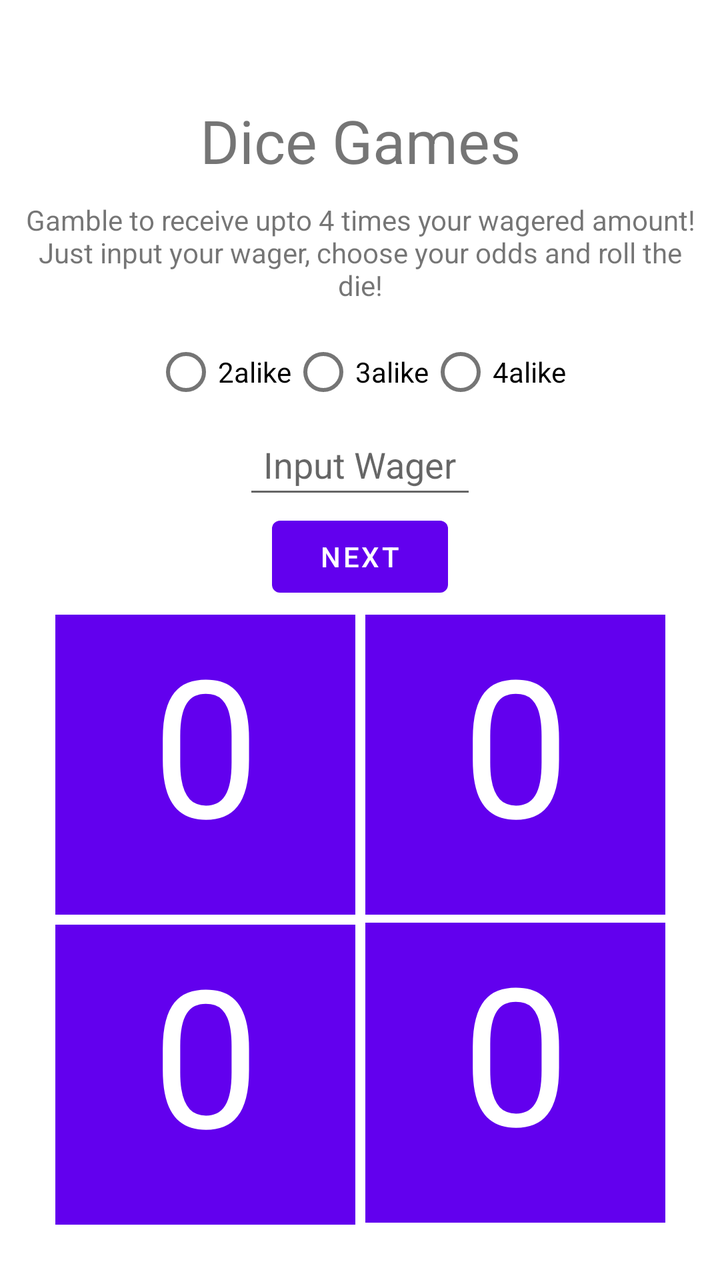
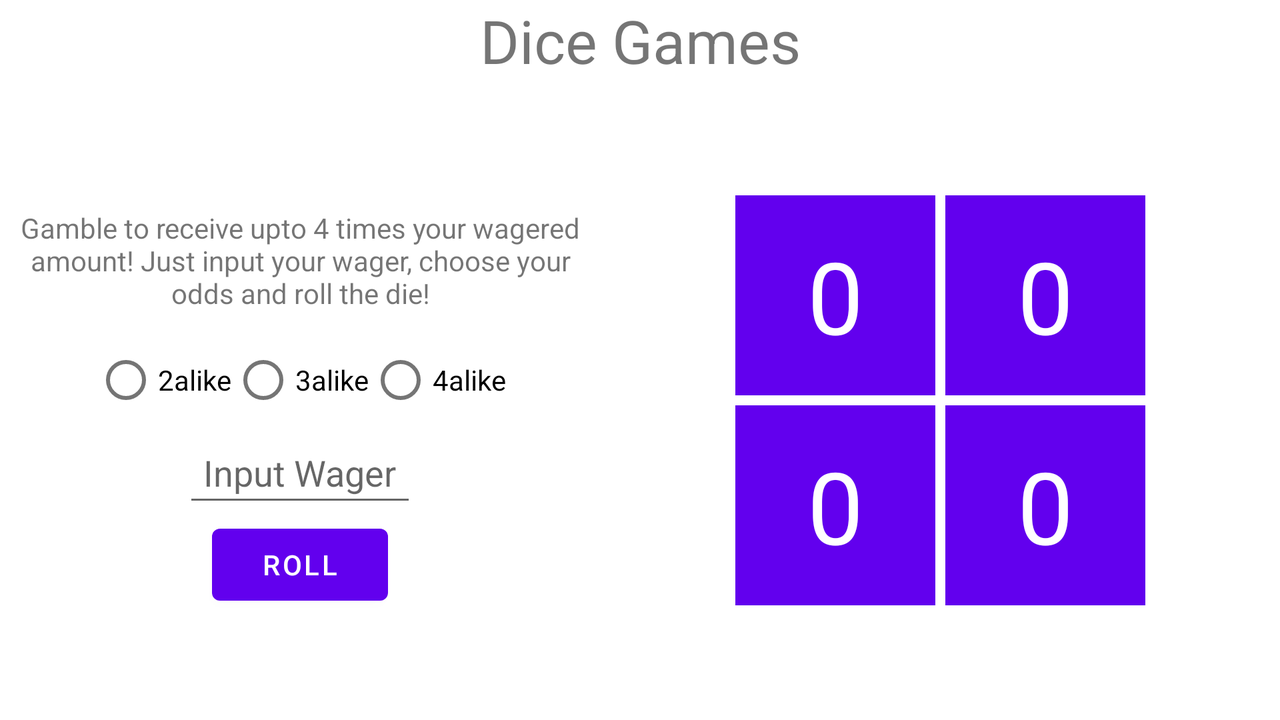

Two renders of one Android screen. The first uses the default layout on a phone; the second uses the alternative layout the repository ships for a different screen configuration, on a matching device. The two XML files are below.
<!-- AndroidManifest.xml: application theme Theme.PoPL -->
<!-- res/layout/dice.xml -->
<?xml version="1.0" encoding="utf-8"?>

<androidx.constraintlayout.widget.ConstraintLayout xmlns:android="http://schemas.android.com/apk/res/android"
    xmlns:app="http://schemas.android.com/apk/res-auto"
    xmlns:tools="http://schemas.android.com/tools"
    android:layout_width="match_parent"
    android:layout_height="match_parent">

    <TextView
        android:id="@+id/txt_title"
        android:layout_width="wrap_content"
        android:layout_height="wrap_content"
        android:layout_marginTop="50dp"
        android:text="@string/dice_title"
        android:textSize="30sp"
        app:layout_constraintBottom_toTopOf="@+id/txt_info"
        app:layout_constraintEnd_toEndOf="parent"
        app:layout_constraintStart_toStartOf="parent"
        app:layout_constraintTop_toTopOf="parent" />

    <TextView
        android:id="@+id/txt_info"
        android:layout_width="match_parent"
        android:layout_height="wrap_content"
        android:padding="10dp"
        android:text="@string/dice_info"
        android:textAlignment="center"
        app:layout_constraintBottom_toTopOf="@+id/radioGroup"
        app:layout_constraintEnd_toEndOf="parent"
        app:layout_constraintStart_toStartOf="parent"
        app:layout_constraintTop_toBottomOf="@+id/txt_title" />

    <RadioGroup
        android:id="@+id/radioGroup"
        android:layout_width="wrap_content"
        android:layout_height="wrap_content"
        android:orientation="horizontal"
        app:layout_constraintBottom_toTopOf="@+id/edit_txt_1"
        app:layout_constraintEnd_toEndOf="parent"
        app:layout_constraintStart_toStartOf="parent"
        app:layout_constraintTop_toBottomOf="@+id/txt_info">

        <RadioButton
            android:id="@+id/txt_two_alike"
            android:layout_width="wrap_content"
            android:layout_height="wrap_content"
            android:text="@string/dice_twoAlike" />

        <RadioButton
            android:id="@+id/txt_three_alike"
            android:layout_width="wrap_content"
            android:layout_height="wrap_content"
            android:text="@string/dice_threeAlike" />

        <RadioButton
            android:id="@+id/txt_four_alike"
            android:layout_width="wrap_content"
            android:layout_height="wrap_content"
            android:text="@string/dice_four_alike" />
    </RadioGroup>

    <EditText
        android:id="@+id/edit_txt_1"
        android:layout_width="wrap_content"
        android:layout_height="wrap_content"
        android:hint="@string/dice_edit"
        android:inputType="text"
        android:padding="10dp"
        app:layout_constraintBottom_toTopOf="@+id/btn"
        app:layout_constraintEnd_toEndOf="parent"
        app:layout_constraintStart_toStartOf="parent"
        app:layout_constraintTop_toBottomOf="@+id/radioGroup" />

    <Button
        android:id="@+id/btn"
        android:layout_width="wrap_content"
        android:layout_height="wrap_content"
        android:text="Next"
        app:layout_constraintBottom_toTopOf="@+id/txt_info"
        app:layout_constraintEnd_toEndOf="parent"
        app:layout_constraintStart_toStartOf="parent"
        app:layout_constraintTop_toBottomOf="@+id/edit_txt_1" />

    <TextView
        android:id="@+id/txt_die_1"
        android:layout_width="wrap_content"
        android:layout_height="wrap_content"
        android:layout_marginTop="5dp"
        android:layout_marginRight="5dp"
        android:background="@color/purple_500"
        android:minWidth="150sp"
        android:minHeight="150sp"
        android:text="@string/zero"
        android:textAlignment="center"
        android:textColor="@color/white"
        android:textSize="96sp"
        app:layout_constraintEnd_toStartOf="@+id/txt_die_2"
        app:layout_constraintHorizontal_bias="0.5"
        app:layout_constraintHorizontal_chainStyle="packed"
        app:layout_constraintStart_toStartOf="parent"
        app:layout_constraintTop_toBottomOf="@+id/btn" />

    <TextView
        android:id="@+id/txt_die_2"
        android:layout_width="wrap_content"
        android:layout_height="wrap_content"
        android:layout_marginTop="5dp"
        android:background="@color/purple_500"
        android:minWidth="150sp"
        android:minHeight="150sp"
        android:text="@string/zero"
        android:textAlignment="center"
        android:textColor="@color/white"
        android:textSize="96sp"
        app:layout_constraintEnd_toEndOf="parent"
        app:layout_constraintHorizontal_bias="0.5"
        app:layout_constraintStart_toEndOf="@+id/txt_die_1"
        app:layout_constraintTop_toBottomOf="@+id/btn" />

    <TextView
        android:id="@+id/txt_die_3"
        android:layout_width="wrap_content"
        android:layout_height="wrap_content"
        android:layout_marginTop="5dp"
        android:layout_marginRight="5dp"
        android:background="@color/purple_500"
        android:minWidth="150sp"
        android:minHeight="150sp"
        android:text="@string/zero"
        android:textAlignment="center"
        android:textColor="@color/white"
        android:textSize="96sp"
        app:layout_constraintEnd_toStartOf="@+id/txt_die_4"
        app:layout_constraintHorizontal_bias="0.5"
        app:layout_constraintHorizontal_chainStyle="packed"
        app:layout_constraintStart_toStartOf="parent"
        app:layout_constraintTop_toBottomOf="@+id/txt_die_1" />

    <TextView
        android:id="@+id/txt_die_4"
        android:layout_width="wrap_content"
        android:layout_height="wrap_content"
        android:layout_marginTop="4dp"
        android:background="@color/purple_500"
        android:minWidth="150sp"
        android:minHeight="150sp"
        android:text="@string/zero"
        android:textAlignment="center"
        android:textColor="@color/white"
        android:textSize="96sp"
        app:layout_constraintEnd_toEndOf="parent"
        app:layout_constraintHorizontal_bias="0.5"
        app:layout_constraintStart_toEndOf="@+id/txt_die_3"
        app:layout_constraintTop_toBottomOf="@+id/txt_die_2" />


</androidx.constraintlayout.widget.ConstraintLayout>
<!-- resources referenced by this layout -->
<resources>
  <string name="dice_edit">Input Wager</string>
  <string name="dice_four_alike">4alike</string>
  <string name="dice_info">Gamble to receive upto 4 times your wagered amount! Just input your wager, choose your odds and roll the die!</string>
  <string name="dice_threeAlike">3alike</string>
  <string name="dice_title">Dice Games</string>
  <string name="dice_twoAlike">2alike</string>
  <string name="zero">0</string>
  <style name="Theme.PoPL" parent="Theme.MaterialComponents.DayNight.DarkActionBar">
          
          <item name="colorPrimary">@color/purple_500</item>
          <item name="colorPrimaryVariant">@color/purple_700</item>
          <item name="colorOnPrimary">@color/white</item>
          
          <item name="colorSecondary">@color/teal_200</item>
          <item name="colorSecondaryVariant">@color/teal_700</item>
          <item name="colorOnSecondary">@color/black</item>
          
          <item name="android:statusBarColor">?attr/colorPrimaryVariant</item>
          
      </style>
</resources>
<!-- res/layout-land/dice.xml (the repository's variant of the layout above) -->
<!-- drawn on the phone turned sideways -->
<?xml version="1.0" encoding="utf-8"?>

<androidx.constraintlayout.widget.ConstraintLayout xmlns:android="http://schemas.android.com/apk/res/android"
    xmlns:app="http://schemas.android.com/apk/res-auto"
    android:layout_width="match_parent"
    android:layout_height="match_parent">

    <TextView
        android:id="@+id/txt_title"
        android:layout_width="wrap_content"
        android:layout_height="wrap_content"
        android:text="@string/dice_title"
        android:textSize="30sp"
        app:layout_constraintEnd_toEndOf="parent"
        app:layout_constraintStart_toStartOf="parent"
        app:layout_constraintTop_toTopOf="parent" />

    <TextView
        android:id="@+id/txt_info"
        android:layout_width="wrap_content"
        android:layout_height="wrap_content"
        android:maxWidth="300dp"
        android:padding="10dp"
        android:text="@string/dice_info"
        android:textAlignment="center"
        app:layout_constraintBottom_toTopOf="@+id/radioGroup"
        app:layout_constraintStart_toStartOf="parent"
        app:layout_constraintTop_toBottomOf="@+id/txt_title"
        app:layout_constraintVertical_chainStyle="packed" />

    <RadioGroup
        android:id="@+id/radioGroup"
        android:layout_width="wrap_content"
        android:layout_height="wrap_content"
        android:orientation="horizontal"
        app:layout_constraintBottom_toTopOf="@+id/edit_txt_1"
        app:layout_constraintEnd_toEndOf="@+id/txt_info"
        app:layout_constraintStart_toStartOf="parent"
        app:layout_constraintTop_toBottomOf="@+id/txt_info">

        <RadioButton
            android:id="@+id/txt_two_alike"
            android:layout_width="wrap_content"
            android:layout_height="wrap_content"
            android:text="@string/dice_twoAlike" />

        <RadioButton
            android:id="@+id/txt_three_alike"
            android:layout_width="wrap_content"
            android:layout_height="wrap_content"
            android:text="@string/dice_threeAlike" />

        <RadioButton
            android:id="@+id/txt_four_alike"
            android:layout_width="wrap_content"
            android:layout_height="wrap_content"
            android:text="@string/dice_four_alike" />
    </RadioGroup>

    <EditText
        android:id="@+id/edit_txt_1"
        android:layout_width="wrap_content"
        android:layout_height="wrap_content"
        android:hint="@string/dice_edit"
        android:inputType="text"
        android:padding="10dp"
        app:layout_constraintBottom_toTopOf="@+id/btn"
        app:layout_constraintEnd_toEndOf="@+id/txt_info"
        app:layout_constraintStart_toStartOf="parent"
        app:layout_constraintTop_toBottomOf="@+id/radioGroup" />

    <Button
        android:id="@+id/btn"
        android:layout_width="wrap_content"
        android:layout_height="wrap_content"
        android:text="ROLL"
        app:layout_constraintBottom_toBottomOf="parent"
        app:layout_constraintEnd_toEndOf="@+id/txt_info"
        app:layout_constraintStart_toStartOf="parent"
        app:layout_constraintTop_toBottomOf="@+id/edit_txt_1" />

    <TextView
        android:id="@+id/txt_die_1"
        android:layout_width="wrap_content"
        android:layout_height="wrap_content"
        android:layout_marginRight="5dp"
        android:layout_marginBottom="5dp"
        android:background="@color/purple_500"
        android:gravity="center"
        android:minWidth="100sp"
        android:minHeight="100sp"
        android:text="@string/zero"
        android:textAlignment="center"
        android:textColor="@color/white"
        android:textSize="50sp"
        app:layout_constraintBottom_toTopOf="@+id/txt_die_3"
        app:layout_constraintEnd_toStartOf="@+id/txt_die_2"
        app:layout_constraintHorizontal_bias="0.5"
        app:layout_constraintHorizontal_chainStyle="packed"
        app:layout_constraintStart_toEndOf="@+id/txt_info"
        app:layout_constraintTop_toBottomOf="@+id/txt_title"
        app:layout_constraintVertical_chainStyle="packed" />

    <TextView
        android:id="@+id/txt_die_2"
        android:layout_width="wrap_content"
        android:layout_height="wrap_content"
        android:background="@color/purple_500"
        android:gravity="center"
        android:minWidth="100sp"
        android:minHeight="100sp"
        android:layout_marginBottom="5dp"
        android:text="@string/zero"
        android:textAlignment="center"
        android:textColor="@color/white"
        android:textSize="50sp"
        app:layout_constraintBottom_toTopOf="@+id/txt_die_4"
        app:layout_constraintEnd_toEndOf="parent"
        app:layout_constraintHorizontal_bias="0.5"
        app:layout_constraintStart_toEndOf="@+id/txt_die_1"
        app:layout_constraintTop_toBottomOf="@+id/txt_title"
        app:layout_constraintVertical_chainStyle="packed" />

    <TextView
        android:id="@+id/txt_die_3"
        android:layout_width="wrap_content"
        android:layout_height="wrap_content"
        android:layout_marginRight="5dp"
        android:background="@color/purple_500"
        android:gravity="center"
        android:minWidth="100sp"
        android:minHeight="100sp"
        android:text="@string/zero"
        android:textAlignment="center"
        android:textColor="@color/white"
        android:textSize="50sp"
        app:layout_constraintBottom_toBottomOf="parent"
        app:layout_constraintEnd_toStartOf="@+id/txt_die_4"
        app:layout_constraintHorizontal_bias="0.5"
        app:layout_constraintHorizontal_chainStyle="packed"
        app:layout_constraintStart_toEndOf="@+id/txt_info"
        app:layout_constraintTop_toBottomOf="@+id/txt_die_1" />

    <TextView
        android:id="@+id/txt_die_4"
        android:layout_width="wrap_content"
        android:layout_height="wrap_content"
        android:background="@color/purple_500"
        android:gravity="center"
        android:minWidth="100sp"
        android:minHeight="100sp"
        android:text="@string/zero"
        android:textAlignment="center"
        android:textColor="@color/white"
        android:textSize="50sp"
        app:layout_constraintBottom_toBottomOf="parent"
        app:layout_constraintEnd_toEndOf="parent"
        app:layout_constraintHorizontal_bias="0.5"
        app:layout_constraintStart_toEndOf="@+id/txt_die_3"
        app:layout_constraintTop_toBottomOf="@+id/txt_die_2" />


</androidx.constraintlayout.widget.ConstraintLayout>
